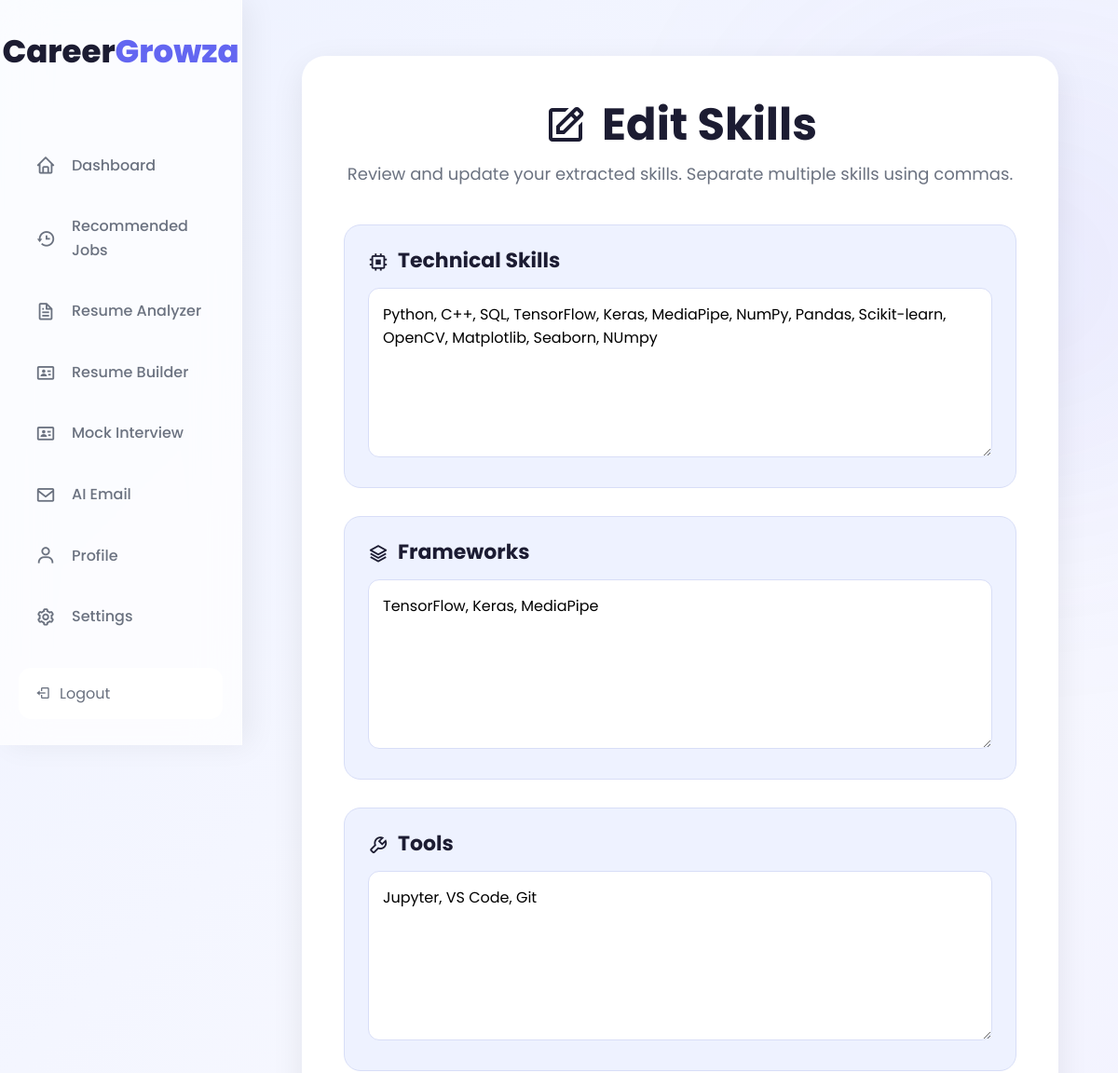
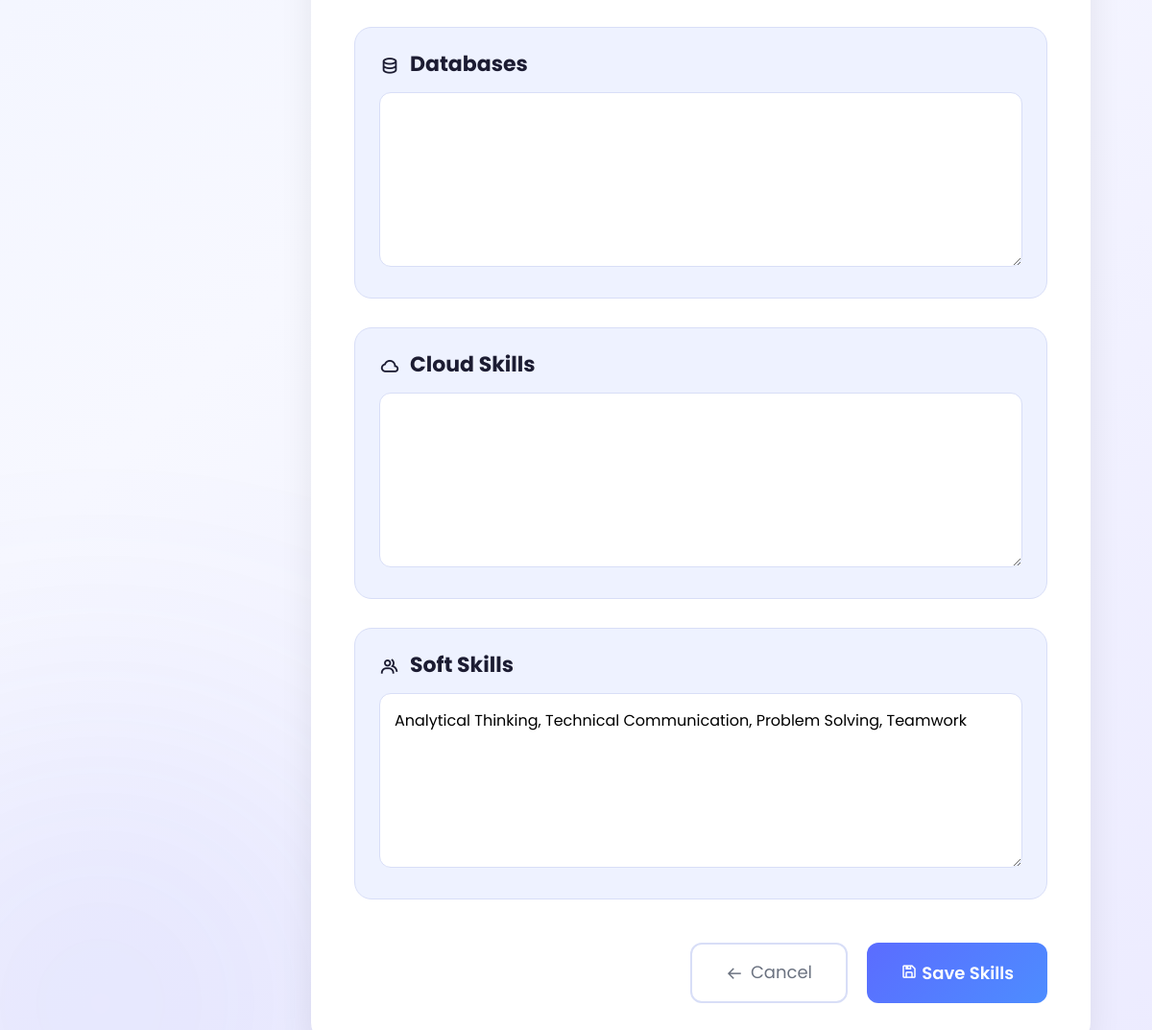
Screenshot of /profile/edit_skills/ (signed in) with the database file from the repository (2 pictures, top to bottom).
### web/models.py (models this page shows, shortened)
class UserSkillProfile(models.Model):
    profile = models.OneToOneField(
        Profile,
        on_delete=models.CASCADE,
        related_name="skills"
    )
    technical_skills = models.JSONField(
        default=list,
        blank=True
    )
    tools = models.JSONField(
        default=list,
        blank=True
    )
    frameworks = models.JSONField(
        default=list,
        blank=True
    )
    databases = models.JSONField(
        default=list,
        blank=True
    )
    cloud_skills = models.JSONField(
        default=list,
        blank=True
    )
    soft_skills = models.JSONField(
        default=list,
        blank=True
    )
    updated_at = models.DateTimeField(
        auto_now=True
    )

### web/views.py (the view, shortened to what this page needs)
@login_required
def edit_skills(request):
    profile_obj = Profile.objects.get(user=request.user)
    skill_profile, _ = UserSkillProfile.objects.get_or_create(profile=profile_obj)
    return render(request, "edit_skills.html", {"skills": skill_profile})

### web/templates/edit_skills.html (shortened to what this page needs)
{% load static %}
<!doctype html>
<html lang="en">
  <head>
    <link
      rel="stylesheet"
      href="https://unpkg.com/boxicons@2.1.4/css/boxicons.min.css"
    />
    <link rel="stylesheet" href="{% static 'css/common.css' %}" />
    <link rel="stylesheet" href="{% static 'css/layout.css' %}" />
    <link rel="stylesheet" href="{% static 'css/sidebar.css' %}" />
    <link rel="stylesheet" href="{% static 'css/profile.css' %}" />
    <link rel="stylesheet" href="{% static 'css/edit_skills.css' %}" />
  </head>
  <body>
    {% include "navbar.html" with active_page="profile" %}
    <main class="main-content">
      <div class="edit-wrapper">
        <div class="edit-card">
          <h1>
            <i class="bx bx-edit"></i>
            Edit Skills
          </h1>
          <p class="subtitle">
            Review and update your extracted skills. Separate multiple skills
            using commas.
          </p>
          <form method="POST">
            <div class="skills-grid">
              <div class="skill-card">
                <h3>
                  <i class="bx bx-chip"></i>
                  Technical Skills
                </h3>
                <textarea name="technical_skills" rows="6">
{{ skills.technical_skills|join:", " }}</textarea
                >
              </div>
              <div class="skill-card">
                <h3>
                  <i class="bx bx-layer"></i>
                  Frameworks
                </h3>
                <textarea name="frameworks" rows="6">
{{ skills.frameworks|join:", " }}</textarea
                >
              </div>
              <div class="skill-card">
                <h3>
                  <i class="bx bx-wrench"></i>
                  Tools
                </h3>
                <textarea name="tools" rows="6">
{{ skills.tools|join:", " }}</textarea
                >
              </div>
              <div class="skill-card">
                <h3>
                  <i class="bx bx-data"></i>
                  Databases
                </h3>
                <textarea name="databases" rows="6">
{{ skills.databases|join:", " }}</textarea
                >
              </div>
              <div class="skill-card">
                <h3>
                  <i class="bx bx-cloud"></i>
                  Cloud Skills
                </h3>
                <textarea name="cloud_skills" rows="6">
{{ skills.cloud_skills|join:", " }}</textarea
                >
              </div>
              <div class="skill-card">
                <h3>
                  <i class="bx bx-group"></i>
                  Soft Skills
                </h3>
                <textarea name="soft_skills" rows="6">
{{ skills.soft_skills|join:", " }}</textarea
                >
              </div>
            </div>
            <div class="button-group">
              <a href="{% url 'profile' %}" class="cancel-btn">
                <i class="bx bx-arrow-back"></i>
                Cancel
              </a>
              <button type="submit" class="save-btn">
                <i class="bx bx-save"></i>
                Save Skills
              </button>
            </div>
          </form>
        </div>
      </div>
    </main>
  </body>
</html>

### static/css/common.css (style rules this page uses)
:root { --background: linear-gradient(135deg, #eef2ff, #f7f8ff, #ecebff); --card: #ffffff; --surface: #f8f9ff; --surface-2: #eef2ff; --glass: rgba(255, 255, 255, 0.72); --glass-border: rgba(255, 255, 255, 0.75); --text: #1c1c32; --text-light: #6b7280; --border: #d8def7; --input-bg: #ffffff; --primary: #6366f1; --primary-hover: #4f46e5; --shadow: 0 10px 30px rgba(0, 0, 0, 0.08); }
* { margin: 0; padding: 0; box-sizing: border-box; font-family: 'Poppins', sans-serif; transition: background-color 0.3s ease, color 0.3s ease, border-color 0.3s ease, box-shadow 0.3s ease; }
html { scroll-behavior: smooth; }
body { min-height: 100vh; background: var(--background); color: var(--text); overflow-x: hidden; overflow-y: auto; position: relative; line-height: 1.6; }
body::before { content: ''; position: fixed; width: 450px; height: 450px; left: -120px; bottom: -120px; border-radius: 50%; background: var(--primary); filter: blur(170px); opacity: 0.18; z-index: -2; }
body::after { content: ''; position: fixed; width: 350px; height: 350px; right: -80px; top: 120px; border-radius: 50%; background: var(--primary-hover); filter: blur(150px); opacity: 0.16; z-index: -2; }
h1, h2, h3, h4, h5, h6 { color: var(--text); line-height: 1.2; }
.subtitle { color: var(--text-light); }
a { text-decoration: none; color: inherit; }
button { border: none; cursor: pointer; }

### static/css/layout.css (style rules this page uses)
* { margin: 0; padding: 0; box-sizing: border-box; }
html { scroll-behavior: smooth; }
body { font-family: 'DM Sans', sans-serif; background: var(--background); color: var(--text); min-height: 100vh; overflow-x: hidden; }
.main-content { flex:1; margin-left:260px; padding:20px 24px; overflow-x:hidden; min-width:0; transition: margin-left .35s ease, padding .35s ease; }

### static/css/edit_skills.css (style rules this page uses)
.edit-wrapper { max-width: 1300px; margin: auto; padding: 40px; }
.edit-card { background: var(--card); padding: 45px; border-radius: 25px; box-shadow: 0 10px 35px rgba(0, 0, 0, 0.08); }
.edit-card h1 { font-size: 48px; text-align: center; margin-bottom: 10px; display: flex; justify-content: center; align-items: center; gap: 15px; }
.subtitle { text-align: center; color: var(--text-light); font-size: 18px; margin-bottom: 40px; }
.skills-grid { display: grid; grid-template-columns: repeat(auto-fit, minmax(400px, 1fr)); gap: 30px; }
.skill-card { background: var(--surface-2); padding: 25px; border: 1px solid var(--border); border-radius: 18px; transition: 0.3s; }
.skill-card h3 { margin-bottom: 15px; display: flex; align-items: center; gap: 10px; font-size: 22px; }
textarea { width: 100%; min-height: 130px; padding: 15px; border-radius: 12px; border: 1px solid var(--border); background: var(--card); font-size: 16px; resize: vertical; transition: 0.3s; }
.button-group { display: flex; justify-content: flex-end; gap: 20px; margin-top: 45px; }
.save-btn { background: linear-gradient(135deg, #5b6cff, #4d8dff); color: white; border: none; padding: 15px 35px; border-radius: 12px; font-size: 18px; font-weight: 600; cursor: pointer; transition: 0.3s; }
.cancel-btn { padding: 15px 35px; border-radius: 12px; border: 2px solid var(--border); text-decoration: none; font-size: 18px; color: var(--text-light); display: flex; align-items: center; gap: 8px; transition: 0.3s; }

### rows the page displays
UserSkillProfile: technical_skills "Python, C++, SQL, TensorFlow, Keras, MediaPipe, NumPy, Pandas, Scikit-learn, OpenCV, Matplotlib, Seaborn, NUmpy", frameworks "TensorFlow, Keras, MediaPipe", tools "Jupyter, VS Code, Git", soft_skills "Analytical Thinking, Technical Communication, Problem Solving, Teamwork"
